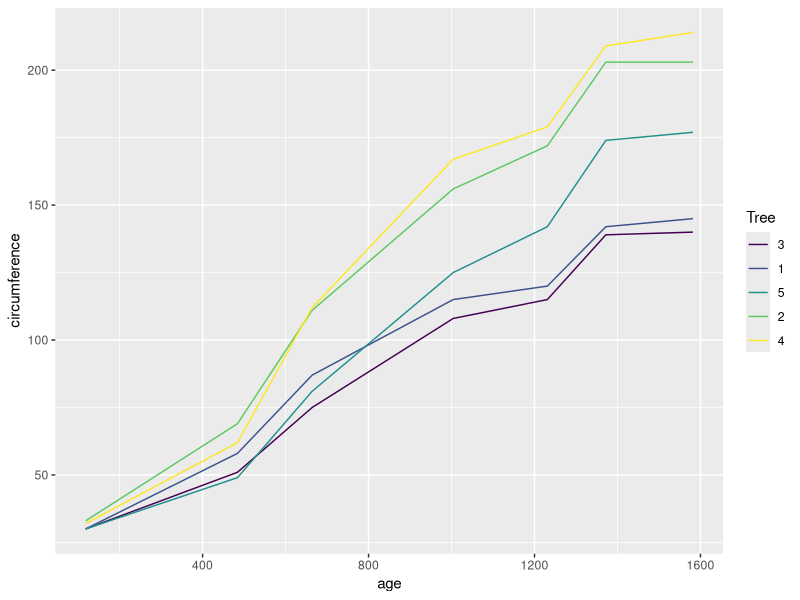

This chart was generated by the following R code:
## ---- chunk 1
knitr::opts_chunk$set(message = FALSE, warning = FALSE)
## ---- chunk 2
library(broom)
library(tibble)

data(Orange)

Orange <- as_tibble(Orange)
Orange
## ---- chunk 3
cor(Orange$age, Orange$circumference)

library(ggplot2)

ggplot(Orange, aes(age, circumference, color = Tree)) +
  geom_line()
## ---- chunk 4
library(dplyr)

Orange %>% 
  group_by(Tree) %>%
  summarize(correlation = cor(age, circumference))
## ---- chunk 5
cor.test(Orange$age, Orange$circumference)
## ---- chunk 6
library(tidyr)
library(purrr)

nested <- Orange %>% 
  nest(-Tree)
## ---- chunk 7
nested %>% 
  mutate(test = map(data, ~ cor.test(.x$age, .x$circumference)))
## ---- chunk 8
nested %>% 
  mutate(
    test = map(data, ~ cor.test(.x$age, .x$circumference)), # S3 list-col
    tidied = map(test, tidy)
  ) 
## ---- chunk 9
Orange %>% 
  nest(-Tree) %>% 
  mutate(
    test = map(data, ~ cor.test(.x$age, .x$circumference)), # S3 list-col
    tidied = map(test, tidy)
  ) %>% 
  unnest(tidied, .drop = TRUE)
## ---- chunk 10
Orange %>%
  nest(-Tree) %>% 
  mutate(
    fit = map(data, ~ lm(age ~ circumference, data = .x)),
    tidied = map(fit, tidy)
  ) %>% 
  unnest(tidied)
## ---- chunk 11
data(mtcars)
mtcars <- as_tibble(mtcars)  # to play nicely with list-cols
mtcars

mtcars %>%
  nest(-am) %>% 
  mutate(
    fit = map(data, ~ lm(wt ~ mpg + qsec + gear, data = .x)),  # S3 list-col
    tidied = map(fit, tidy)
  ) %>% 
  unnest(tidied)
## ---- chunk 12
regressions <- mtcars %>%
  nest(-am) %>% 
  mutate(
    fit = map(data, ~ lm(wt ~ mpg + qsec + gear, data = .x)),
    tidied = map(fit, tidy),
    glanced = map(fit, glance),
    augmented = map(fit, augment)
  )

regressions %>% 
  unnest(tidied)

regressions %>% 
  unnest(glanced, .drop = TRUE)

regressions %>% 
  unnest(augmented)
